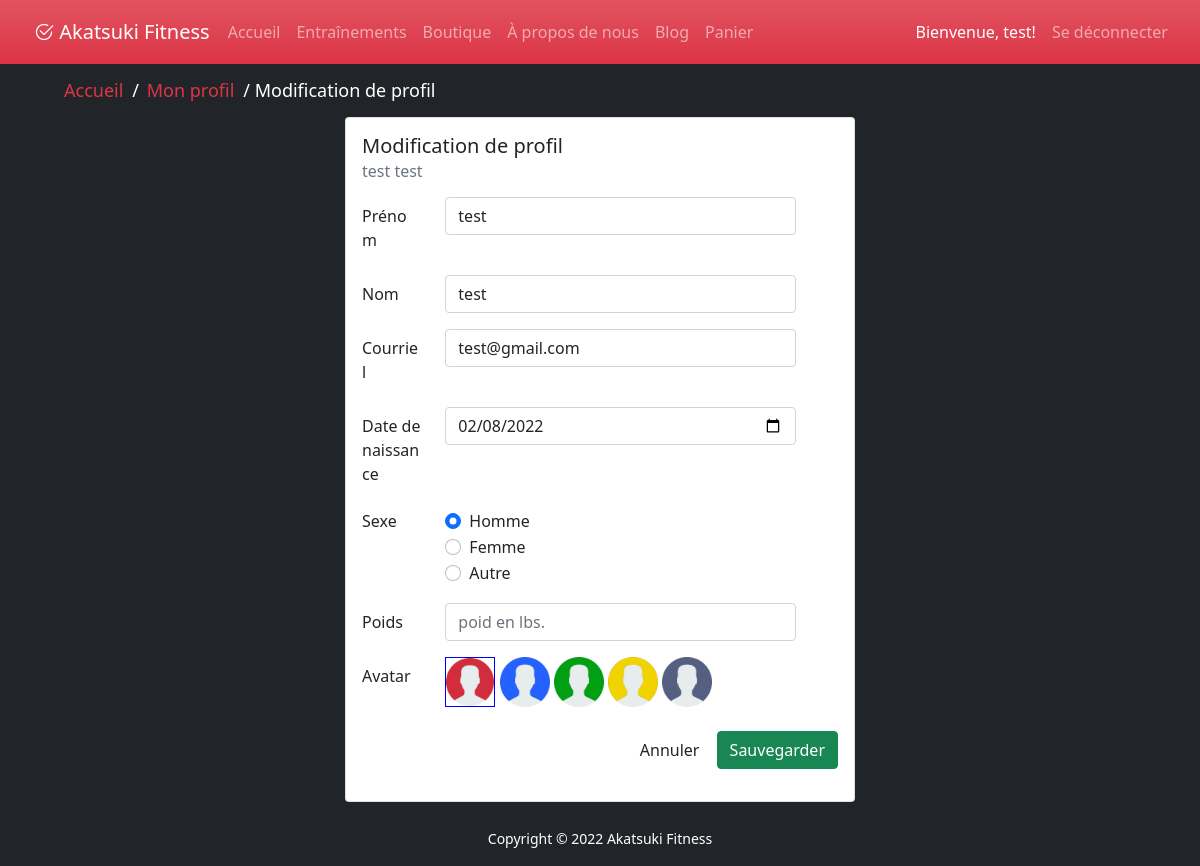
Page /profile_edit.php (signed in) on the committed database.
### tables this page shows
CREATE TABLE `utilisateur` (
  `iduser` int(11) NOT NULL,
  `nom` varchar(50) NOT NULL,
  `prenom` varchar(50) NOT NULL,
  `email` varchar(100) NOT NULL,
  `date_de_naissance` date NOT NULL,
  `sexe` int(11) NOT NULL,
  `poids` float DEFAULT NULL,
  `datedebutabonnement` date DEFAULT NULL,
  `datefinabonnement` date DEFAULT NULL,
  `poids_desire` float DEFAULT NULL,
  `avatar` int(11) DEFAULT 1
);

### db/conn.php (called while the page is built)
<?php
$host = 'localhost';
$db = 'akatsuki_db';
$user = 'root';
$pass = '';
$chartset = 'utf8mb4';
$dsn = "mysql:host=$host;dbname=$db;chartset=$chartset";
try {
    $pdo = new PDO($dsn, $user, $pass);
    $pdo->setAttribute(PDO::ATTR_ERRMODE, PDO::ERRMODE_EXCEPTION);
} catch (PDOException $e) {
    throw new PDOException($e->getMessage());
}
require_once 'Crud.php';
$crud = new Crud($pdo);

### db/Crud.php (called while the page is built, shortened)
<?php
class Crud
{
    private $db;
    public function __construct($conn)
    {
        $this->db = $conn;
    }
    public function getUser($id){
        try {
            $sql = "SELECT * FROM utilisateur WHERE iduser = '$id' ";
            $stmt = $this->db->prepare($sql);
            $stmt->execute();
            $result = $stmt->fetch();
            return  $result;
        } catch (PDOException $e) {
            echo $e->getMessage();
            return false;
        }
    }
}

### profile_edit.php (the view, shortened to what this page needs)
<?php
require_once('includes/header.php');
$userid = $_SESSION['userid'];
$userInfo = $crud->getUser($userid);
$firstname = $userInfo['prenom'];
$lastname = $userInfo['nom'];
$email = $userInfo['email'];
$dob = $userInfo['date_de_naissance'];
$weight = $userInfo['poids'];
$gender = $userInfo['sexe'];
$avatar = $userInfo['avatar'];
?>
<main class="bg-dark">
    <div class="profile-edit container w-50 text">
        <div class="card-group container-fluid ">
            <div class="card" style="width:500px;">
                <div class="card-body">
                    <h5 class="card-title"><?php __('profile_edit_title'); ?></h5>
                    <h6 class="card-subtitle mb-2 text-muted"><?php echo $firstname . ' ' . $lastname ?></h6>
                    <p class="card-text">
                    <ul style="list-style-type:none;">
                        <form autocomplete="off" method="POST" action="profile_edit.php">
                            <div class="row mb-3">
                                <label for="prenom" class="col-md-2 col-form-label"><?php __('profile_edit_label_1'); ?></label>
                                <div class="col-sm-9">
                                    <input type="text" class="form-control" name="firstname" required="" value="<?php echo $firstname ?>">
                                </div>
                            </div>
                            <div class="row mb-3">
                                <label for="nom" class="col-md-2 col-form-label"><?php __('profile_edit_label_2'); ?></label>
                                <div class="col-sm-9">
                                    <input type="text" class="form-control" name="lastname" required="" value="<?php echo $lastname ?>">
                                </div>
                            </div>
                            <div class="row mb-3">
                                <label for="email" class="col-md-2 col-form-label"><?php __('profile_edit_label_3'); ?></label>
                                <div class="col-sm-9">
                                    <input type="text" class="form-control" name="email" required="" value="<?php echo $email ?>">
                                </div>
                            </div>
                            <div class="row mb-3">
                                <label for="date_de_naissance" class="col-md-2 col-form-label"><?php __('profile_edit_label_4'); ?></label>
                                <div class="col-sm-9">
                                    <input type="date"  class="form-control" name="dob" required="" value="<?php echo $dob ?>">
                                </div>
                            </div>
                            <fieldset class="row mb-3">
                        <legend class="col-form-label col-sm-2 pt-0"><?php __('profile_edit_label_5'); ?></legend>
                        <div class="col-sm-10">
                            <div class="form-check">
                                <input class="form-check-input" type="radio" name="gender" value="0" <?php if ($gender == 0) { echo 'checked'; } ?>>
                                <label class="form-check-label" for="radioMale">
                                </label>
                            </div>
                            <div class="form-check">
                                <input class="form-check-input" type="radio" name="gender"  value="1" <?php if ($gender == 1) { echo 'checked'; } ?>>
                                <label class="form-check-label" for="radioFemelle">
                                </label>
                            </div>
                            <div class="form-check disabled">
                                <input class="form-check-input" type="radio" name="gender"  value="2"  <?php if ($gender == 2) { echo 'checked'; } ?>>
                                <label class="form-check-label" for="radioAutre">
                                </label>
                            </div>
                        </div>
                    </fieldset>
                            <div class="row mb-3">
                                <label for="poids" class="col-md-2 col-form-label">Poids</label>
                                <div class="col-sm-9">
                                    <input type="text" placeholder="poid en lbs." class="form-control" name="weight" required="" value="<?php echo $weight ?>">
                                </div>
                            </div>
                            <div class="row mb-3">
                                <label for="avatar" class="col-md-2 col-form-label">Avatar</label>
                                <div class="col-sm-9">
                                    <?php foreach([1,2,3,4,5] as $id) { ?>
                                        <img  data-selected="<?php echo $id?>" src="images/avatars/<?php echo $id; ?>.png" class="avatar_selection
                                        <?php if ($id == $avatar) { ?>
                                                selected
                                            <?php } ?>
                                        "/>
                                    <?php } ?>
                                </div>
                            </div>
                            <div class="align-right mt-4">
                                <input type="button" class="btn" value="<?php __('profile_edit_btn_cancel'); ?>" onclick="window.location.href='profile.php'">
                                <input type="submit" class="btn btn-success" value="<?php __('profile_edit_btn_save'); ?>">
                            </div>
                        </form>
                    </ul>
                    </p>
                </div>
            </div>
        </div>
    </div>
</main>
<?php
require_once('includes/footer.php');
?>

### vue/nav.php (shortened to what this page needs)
<nav id="myNav" class="navbar navbar-expand-lg navbar-dark bg-danger bg-gradient">
    <div class="container-fluid">
        <a class="logo navbar-brand" href="index.php"><i class="bi bi-check2-circle"> </i>Akatsuki Fitness</a>
        <div class="collapse navbar-collapse" id="navbarNav">
            <div class="navbar-nav me-auto">
                <a id="btnHome" href="index.php" class="nav-item nav-link">Accueil</a>
                <a id="btnTrain"
                    <?php if(!isset($_SESSION['userid'])) { ?>
                        data-bs-toggle="modal"
                        data-bs-target="#loginModal"
                    <?php } else {?> href="workouts.php" <?php } ?>
                    class="nav-item nav-link">Entraînements
                </a>
                <a id="btnStore" href="shop_index.php" class="nav-item nav-link">Boutique</a>
                <a id="btnAbout" href="about.php" class="nav-item nav-link">À propos de nous</a>
                <a id="btnBlog" href="blog.php" class="nav-item nav-link">Blog</a>
                <a id="btnBlog" href="shop_cart.php" class="nav-item nav-link">Panier</a>
            </div>
            <div class="navbar-nav ms-auto">
                <?php if(!isset($_SESSION['userid'])) { ?>
                <button id="btnNavLogin" type="button" class="btn btn-outline-light bg-gradient" data-bs-toggle="modal"
                    data-bs-target="#loginModal">
                    Se connecter
                </button>
                <?php } else {
                    $userid = $_SESSION['userid'];
                    $userInfo = $crud->getUser($userid); ?>
                <a id="btnBlog" href="profile.php" class="nav-item nav-link active">Bienvenue,
                    <?php echo $userInfo['prenom']?>!</a>
                <a href="logout.php" class="nav-item nav-link">Se déconnecter</a>
                <?php }?>
            </div>
        </div>
    </div>
</nav>

### css/style.css (style rules this page uses)
a { color: #dc3545; text-decoration: none; }
ul { list-style-type: none; padding: 0; margin: 0; }
#myNav { padding: 12px; text-align: center; }
#myNav .logo { padding-left: 10px; padding-right: 10px; margin-right: 0%; }
.card-body { flex: 1 1 auto; padding: 1rem 1rem; }
.align-right { text-align: right; }
.profile-edit img { max-width: 50px; }
.profile-edit img.selected { border: 1px solid blue; }

### css/style-blog.css (style rules this page uses)
* { box-sizing: border-box; }

### rows in the picture
utilisateur: prenom "test", nom "test", firstname "test", lastname "test", email "test@gmail.com", dob "02/08/2022", sexe "☑"

### other values in the picture
self::$lang[$key] "Modification de profil Prénom Nom Courriel Date de naissance Sexe Homme Femme Autre"
